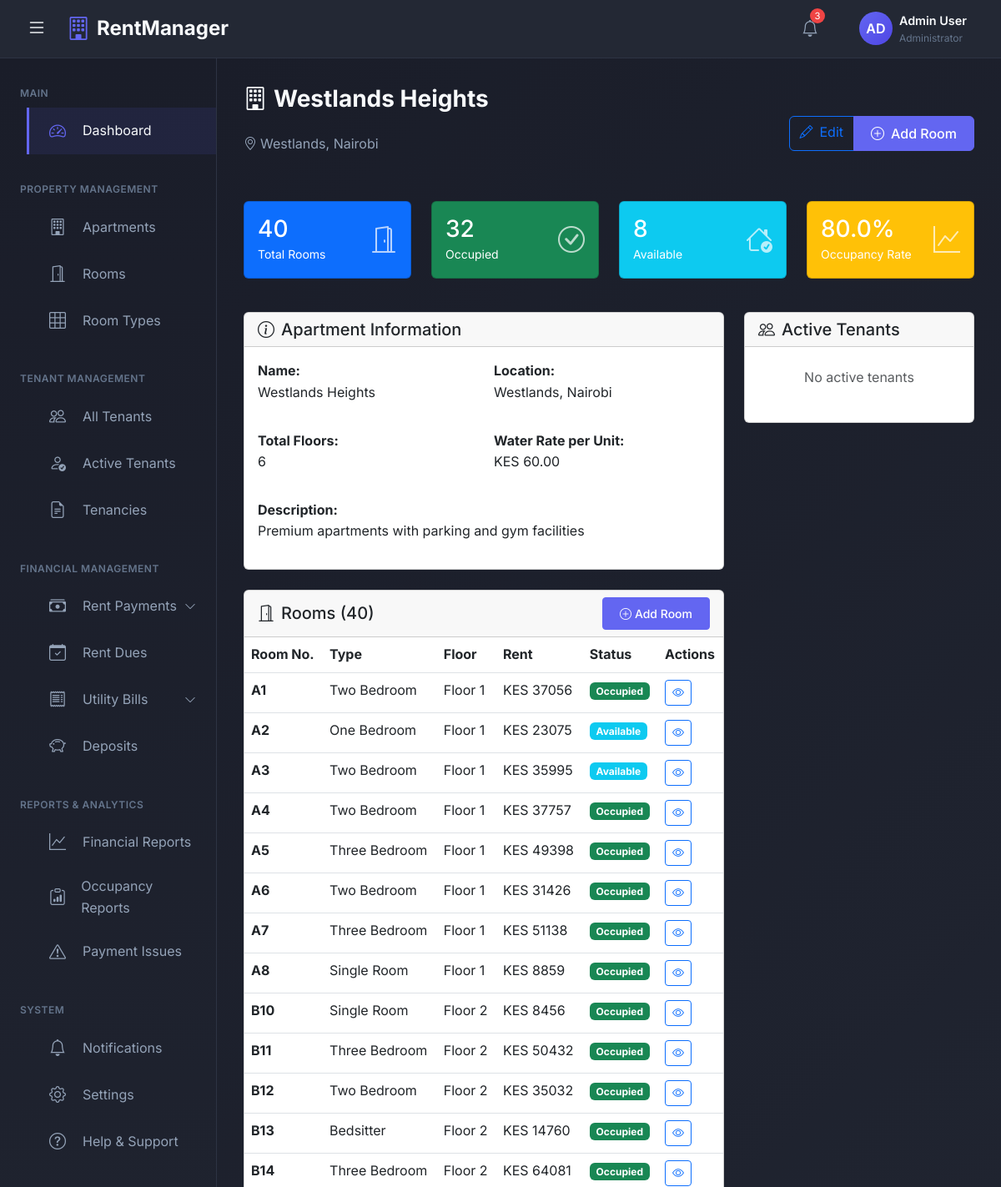
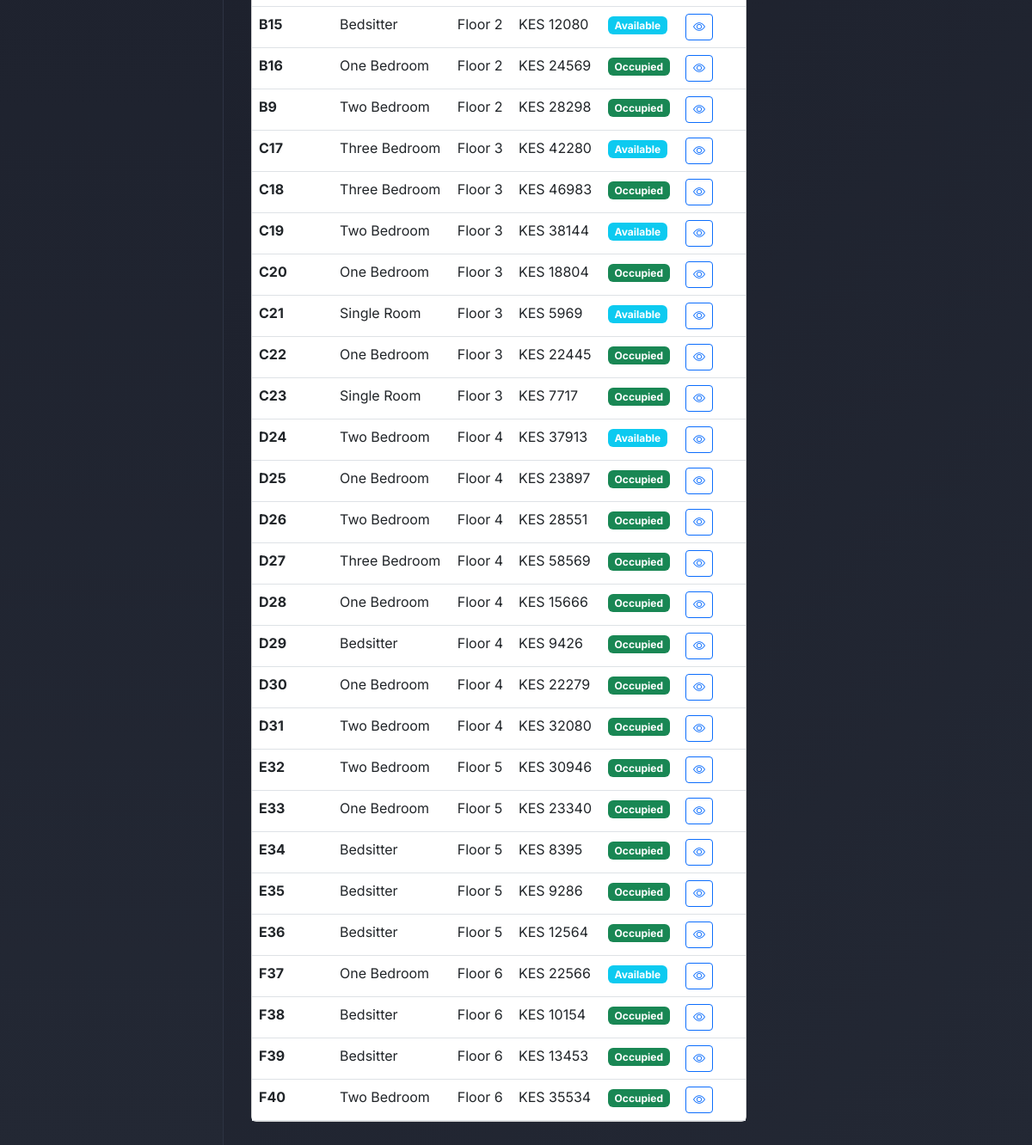
/apartments/3/ (signed in), run on the app's committed database (2 pictures, top to bottom).
### rental_app/models.py (models this page shows, shortened)
class Apartment(models.Model):
    name = models.CharField(max_length=200)
    owner = models.ForeignKey(User, on_delete=models.CASCADE, related_name='apartments', limit_choices_to={'user_type': 'admin'})
    location = models.CharField(max_length=300)
    total_floors = models.IntegerField(validators=[MinValueValidator(1)])
    description = models.TextField(blank=True)
    water_rate_per_unit = models.DecimalField(max_digits=10, decimal_places=2, default=0.00)
    created_at = models.DateTimeField(auto_now_add=True)
    updated_at = models.DateTimeField(auto_now=True)

class Room(models.Model):
    ROOM_STATUS = (
        ('available', 'Available'),
        ('occupied', 'Occupied'),
        ('maintenance', 'Under Maintenance'),
    )
    apartment = models.ForeignKey(Apartment, on_delete=models.CASCADE, related_name='rooms')
    room_number = models.CharField(max_length=10)  # e.g., A1, B2, C3
    room_type = models.ForeignKey(RoomType, on_delete=models.PROTECT)
    floor_number = models.IntegerField(validators=[MinValueValidator(0)])
    has_balcony = models.BooleanField(default=False)
    has_shower = models.BooleanField(default=True)
    has_kitchen_unit = models.BooleanField(default=True)
    has_clothes_cabinet = models.BooleanField(default=True)
    monthly_rent = models.DecimalField(max_digits=10, decimal_places=2, validators=[MinValueValidator(0)])
    deposit_amount = models.DecimalField(max_digits=10, decimal_places=2, validators=[MinValueValidator(0)])
    status = models.CharField(max_length=20, choices=ROOM_STATUS, default='available')
    created_at = models.DateTimeField(auto_now_add=True)
    updated_at = models.DateTimeField(auto_now=True)
    class Meta:
        unique_together = ('apartment', 'room_number')
        ordering = ['floor_number', 'room_number']

class RoomType(models.Model):
    ROOM_CHOICES = (
        ('bedsitter', 'Bedsitter'),
        ('single_room', 'Single Room'),
        ('one_bedroom', 'One Bedroom'),
        ('two_bedroom', 'Two Bedroom'),
        ('three_bedroom', 'Three Bedroom'),
    )
    name = models.CharField(max_length=50, choices=ROOM_CHOICES)
    description = models.TextField(blank=True)
    def __str__(self):
        return self.get_name_display()

### rental_app/views.py (the view)
# urls.py: path('apartments/<int:pk>/', views.apartment_detail, name='apartment_detail'),
@login_required
def apartment_detail(request, pk):
    apartment = get_object_or_404(Apartment, pk=pk, owner=request.user)
    rooms = Room.objects.filter(apartment=apartment).select_related('room_type')
    total_rooms = rooms.count()
    occupied_rooms = rooms.filter(status='occupied').count()
    available_rooms = rooms.filter(status='available').count()
    maintenance_rooms = rooms.filter(status='maintenance').count()
    occupancy_rate = (occupied_rooms / total_rooms * 100) if total_rooms > 0 else 0
    active_tenancies = Tenancy.objects.filter(
        apartment=apartment,
        status='active'
    ).select_related('tenant', 'room')
    context = {
        'apartment': apartment,
        'rooms': rooms,
        'total_rooms': total_rooms,
        'occupied_rooms': occupied_rooms,
        'available_rooms': available_rooms,
        'maintenance_rooms': maintenance_rooms,
        'occupancy_rate': round(occupancy_rate, 2),
        'active_tenancies': active_tenancies,
    }
    return render(request, 'apartments/apartment_detail.html', context)

### templates/apartments/apartment_detail.html (shortened to what this page needs)
{% extends 'admin_base.html' %}
{% block content %}
<div class="page-header d-flex justify-content-between align-items-center mb-4">
    <div>
        <h1 class="page-title">
            <i class="bi bi-building me-2"></i>{{ apartment.name }}
        </h1>
        <p class="page-subtitle">
            <i class="bi bi-geo-alt me-1"></i>{{ apartment.location }}
        </p>
    </div>
    <div class="btn-group">
        <a href="{% url 'apartment_edit' apartment.pk %}" class="btn btn-outline-primary">
            <i class="bi bi-pencil me-2"></i>Edit
        </a>
        <a href="{% url 'room_create' %}?apartment={{ apartment.pk }}" class="btn btn-primary">
            <i class="bi bi-plus-circle me-2"></i>Add Room
        </a>
    </div>
</div>
<div class="row mb-4">
    <div class="col-lg-3 col-md-6 mb-3">
        <div class="card bg-primary text-white">
            <div class="card-body">
                <div class="d-flex justify-content-between align-items-center">
                    <div>
                        <h3 class="mb-0">{{ total_rooms }}</h3>
                        <small>Total Rooms</small>
                    </div>
                    <i class="bi bi-door-open" style="font-size: 2rem; opacity: 0.7;"></i>
                </div>
            </div>
        </div>
    </div>
    <div class="col-lg-3 col-md-6 mb-3">
        <div class="card bg-success text-white">
            <div class="card-body">
                <div class="d-flex justify-content-between align-items-center">
                    <div>
                        <h3 class="mb-0">{{ occupied_rooms }}</h3>
                        <small>Occupied</small>
                    </div>
                    <i class="bi bi-check-circle" style="font-size: 2rem; opacity: 0.7;"></i>
                </div>
            </div>
        </div>
    </div>
    <div class="col-lg-3 col-md-6 mb-3">
        <div class="card bg-info text-white">
            <div class="card-body">
                <div class="d-flex justify-content-between align-items-center">
                    <div>
                        <h3 class="mb-0">{{ available_rooms }}</h3>
                        <small>Available</small>
                    </div>
                    <i class="bi bi-house-check" style="font-size: 2rem; opacity: 0.7;"></i>
                </div>
            </div>
        </div>
    </div>
    <div class="col-lg-3 col-md-6 mb-3">
        <div class="card bg-warning text-white">
            <div class="card-body">
                <div class="d-flex justify-content-between align-items-center">
                    <div>
                        <h3 class="mb-0">{{ occupancy_rate }}%</h3>
                        <small>Occupancy Rate</small>
                    </div>
                    <i class="bi bi-graph-up" style="font-size: 2rem; opacity: 0.7;"></i>
                </div>
            </div>
        </div>
    </div>
</div>
<div class="row mb-4">
    <div class="col-lg-8">
        <div class="card mb-4">
            <div class="card-header">
                <h5 class="mb-0"><i class="bi bi-info-circle me-2"></i>Apartment Information</h5>
            </div>
            <div class="card-body">
                <div class="row mb-3">
                    <div class="col-md-6">
                        <strong>Name:</strong>
                        <p>{{ apartment.name }}</p>
                    </div>
                    <div class="col-md-6">
                        <strong>Location:</strong>
                        <p>{{ apartment.location }}</p>
                    </div>
                </div>
                <div class="row mb-3">
                    <div class="col-md-6">
                        <strong>Total Floors:</strong>
                        <p>{{ apartment.total_floors }}</p>
                    </div>
                    <div class="col-md-6">
                        <strong>Water Rate per Unit:</strong>
                        <p>KES {{ apartment.water_rate_per_unit }}</p>
                    </div>
                </div>
                {% if apartment.description %}
                <div class="mb-0">
                    <strong>Description:</strong>
                    <p>{{ apartment.description }}</p>
                </div>
                {% endif %}
            </div>
        </div>
        <div class="card">
            <div class="card-header d-flex justify-content-between align-items-center">
                <h5 class="mb-0"><i class="bi bi-door-open me-2"></i>Rooms ({{ total_rooms }})</h5>
                <a href="{% url 'room_create' %}?apartment={{ apartment.pk }}" class="btn btn-sm btn-primary">
                    <i class="bi bi-plus-circle me-1"></i>Add Room
                </a>
            </div>
            <div class="card-body p-0">
                {% if rooms %}
                <div class="table-responsive">
                    <table class="table table-hover mb-0">
                        <thead>
                            <tr>
                                <th>Room No.</th>
                                <th>Type</th>
                                <th>Floor</th>
                                <th>Rent</th>
                                <th>Status</th>
                                <th>Actions</th>
                            </tr>
                        </thead>
                        <tbody>
                            {% for room in rooms %}
                            <tr>
                                <td><strong>{{ room.room_number }}</strong></td>
                                <td>{{ room.room_type }}</td>
                                <td>Floor {{ room.floor_number }}</td>
                                <td>KES {{ room.monthly_rent|floatformat:0 }}</td>
                                <td>
                                    {% if room.status == 'occupied' %}
                                    <span class="badge bg-success">Occupied</span>
                                    {% elif room.status == 'available' %}
                                    <span class="badge bg-info">Available</span>
                                    {% else %}
                                    <span class="badge bg-warning">Maintenance</span>
                                    {% endif %}
                                </td>
                                <td>
                                    <a href="{% url 'room_detail' room.pk %}" class="btn btn-sm btn-outline-primary">
                                        <i class="bi bi-eye"></i>
                                    </a>
                                </td>
                            </tr>
                            {% endfor %}
                        </tbody>
                    </table>
                </div>
                {% endif %}
            </div>
        </div>
    </div>
    <div class="col-lg-4">
        <div class="card">
            <div class="card-header">
                <h5 class="mb-0"><i class="bi bi-people me-2"></i>Active Tenants</h5>
            </div>
            <div class="card-body p-0">
                {% if active_tenancies %}
                <div class="list-group list-group-flush">
                    {% for tenancy in active_tenancies %}
                    <div class="list-group-item">
                        <div class="d-flex justify-content-between align-items-start">
                            <div>
                                <h6 class="mb-1">{{ tenancy.tenant.get_full_name }}</h6>
                                <small class="text-muted">Room {{ tenancy.room.room_number }}</small>
                            </div>
                            <span class="badge bg-success">Active</span>
                        </div>
                        <small class="text-muted">Since {{ tenancy.start_date|date:"M d, Y" }}</small>
                    </div>
                    {% endfor %}
                </div>
                {% else %}
                <div class="text-center py-4">
                    <p class="text-muted">No active tenants</p>
                </div>
                {% endif %}
            </div>
        </div>
    </div>
</div>
{% endblock %}

### templates/admin_base.html (style rules this page uses)
:root { --sidebar-width: 260px; --header-height: 70px; --primary-color: #1a1d29; --secondary-color: #232834; --accent-color: #6366f1; --accent-hover: #4f46e5; --text-primary: #f8fafc; --text-secondary: #94a3b8; --text-muted: #64748b; --border-color: #2d3343; --card-bg: #232834; --success-color: #10b981; --warning-color: #f59e0b; --danger-color: #ef4444; --bg-gradient: linear-gradient(135deg, #1a1d29 0%, #232834 100%); --sidebar-gradient: linear-gradient(180deg, #1a1d29 0%, #232834 100%); }
* { margin: 0; padding: 0; box-sizing: border-box; }
body { font-family: 'Inter', -apple-system, BlinkMacSystemFont, 'Segoe UI', Roboto, sans-serif; background-color: var(--primary-color); color: var(--text-primary); overflow-x: hidden; line-height: 1.6; font-weight: 400; }
.page-title { font-size: 1.75rem; font-weight: 700; color: var(--text-primary); margin-bottom: 1.5rem; }
.page-subtitle { font-size: 1rem; color: var(--text-secondary); margin-bottom: 2rem; }
.btn-primary { background-color: var(--accent-color); border-color: var(--accent-color); font-weight: 500; padding: 0.5rem 1.25rem; }
.main-content > * { animation: fadeIn 0.5s ease-out; }

### data on the page
Apartment: name "Westlands Heights", location "Westlands, Nairobi", total_floors "6", water_rate_per_unit "60.00", description "Premium apartments with parking and gym facilities"
Room: room_number "A1", room_type "Two Bedroom", floor_number "1", monthly_rent "37056", status "Occupied"
Room: room_number "A2", room_type "One Bedroom", floor_number "1", monthly_rent "23075", status "Available"
Room: room_number "A3", room_type "Two Bedroom", floor_number "1", monthly_rent "35995", status "Available"
Room: room_number "A4", room_type "Two Bedroom", floor_number "1", monthly_rent "37757", status "Occupied"
Room: room_number "A5", room_type "Three Bedroom", floor_number "1", monthly_rent "49398", status "Occupied"
Room: room_number "A6", room_type "Two Bedroom", floor_number "1", monthly_rent "31426", status "Occupied"
Room: room_number "A7", room_type "Three Bedroom", floor_number "1", monthly_rent "51138", status "Occupied"
Room: room_number "A8", room_type "Single Room", floor_number "1", monthly_rent "8859", status "Occupied"
Room: room_number "B10", room_type "Single Room", floor_number "2", monthly_rent "8456", status "Occupied"
Room: room_number "B11", room_type "Three Bedroom", floor_number "2", monthly_rent "50432", status "Occupied"
Room: room_number "B12", room_type "Two Bedroom", floor_number "2", monthly_rent "35032", status "Occupied"
Room: room_number "B13", room_type "Bedsitter", floor_number "2", monthly_rent "14760", status "Occupied"
Room: room_number "B14", room_type "Three Bedroom", floor_number "2", monthly_rent "64081", status "Occupied"
Room: room_number "B15", room_type "Bedsitter", floor_number "2", monthly_rent "12080", status "Available"
Room: room_number "B16", room_type "One Bedroom", floor_number "2", monthly_rent "24569", status "Occupied"
Room: room_number "B9", room_type "Two Bedroom", floor_number "2", monthly_rent "28298", status "Occupied"
Room: room_number "C17", room_type "Three Bedroom", floor_number "3", monthly_rent "42280", status "Available"
Room: room_number "C18", room_type "Three Bedroom", floor_number "3", monthly_rent "46983", status "Occupied"
Room: room_number "C19", room_type "Two Bedroom", floor_number "3", monthly_rent "38144", status "Available"
Room: room_number "C20", room_type "One Bedroom", floor_number "3", monthly_rent "18804", status "Occupied"
Room: room_number "C21", room_type "Single Room", floor_number "3", monthly_rent "5969", status "Available"
Room: room_number "C22", room_type "One Bedroom", floor_number "3", monthly_rent "22445", status "Occupied"
Room: room_number "C23", room_type "Single Room", floor_number "3", monthly_rent "7717", status "Occupied"
Room: room_number "D24", room_type "Two Bedroom", floor_number "4", monthly_rent "37913", status "Available"
Room: room_number "D25", room_type "One Bedroom", floor_number "4", monthly_rent "23897", status "Occupied"
Room: room_number "D26", room_type "Two Bedroom", floor_number "4", monthly_rent "28551", status "Occupied"
Room: room_number "D27", room_type "Three Bedroom", floor_number "4", monthly_rent "58569", status "Occupied"
Room: room_number "D28", room_type "One Bedroom", floor_number "4", monthly_rent "15666", status "Occupied"
Room: room_number "D29", room_type "Bedsitter", floor_number "4", monthly_rent "9426", status "Occupied"
Room: room_number "D30", room_type "One Bedroom", floor_number "4", monthly_rent "22279", status "Occupied"
Room: room_number "D31", room_type "Two Bedroom", floor_number "4", monthly_rent "32080", status "Occupied"
Room: room_number "E32", room_type "Two Bedroom", floor_number "5", monthly_rent "30946", status "Occupied"
Room: room_number "E33", room_type "One Bedroom", floor_number "5", monthly_rent "23340", status "Occupied"
Room: room_number "E34", room_type "Bedsitter", floor_number "5", monthly_rent "8395", status "Occupied"
Room: room_number "E35", room_type "Bedsitter", floor_number "5", monthly_rent "9286", status "Occupied"
Room: room_number "E36", room_type "Bedsitter", floor_number "5", monthly_rent "12564", status "Occupied"
Room: room_number "F37", room_type "One Bedroom", floor_number "6", monthly_rent "22566", status "Available"
Room: room_number "F38", room_type "Bedsitter", floor_number "6", monthly_rent "10154", status "Occupied"
Room: room_number "F39", room_type "Bedsitter", floor_number "6", monthly_rent "13453", status "Occupied"
Room: room_number "F40", room_type "Two Bedroom", floor_number "6", monthly_rent "35534", status "Occupied"

### other printed values
{{ total_rooms }} "40"
{{ occupied_rooms }} "32"
{{ available_rooms }} "8"
{{ occupancy_rate }} "80.0"
